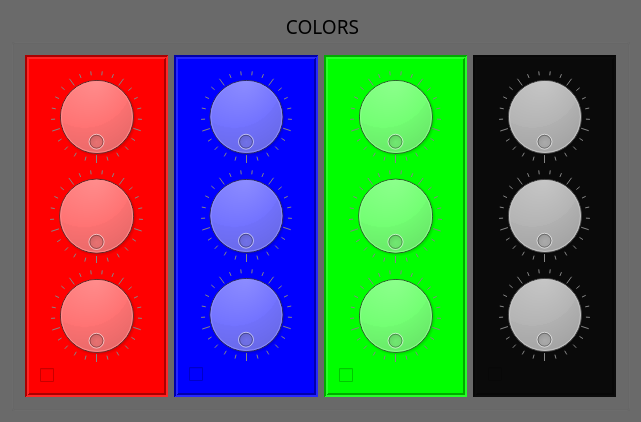
<?xml version="1.0" encoding="UTF-8"?>
<ui version="4.0">
 <class>MainWindow</class>
 <widget class="QMainWindow" name="MainWindow">
  <property name="geometry">
   <rect>
    <x>0</x>
    <y>0</y>
    <width>641</width>
    <height>422</height>
   </rect>
  </property>
  <property name="windowTitle">
   <string>MainWindow</string>
  </property>
  <widget class="QWidget" name="centralWidget">
   <property name="styleSheet">
    <string notr="true">background-color: rgb(106, 106, 106);</string>
   </property>
   <layout class="QGridLayout" name="gridLayout_6">
    <item row="0" column="0">
     <widget class="QGroupBox" name="groupBox">
      <property name="font">
       <font>
        <family>Impact Label</family>
        <pointsize>14</pointsize>
       </font>
      </property>
      <property name="title">
       <string>COLORS</string>
      </property>
      <property name="alignment">
       <set>Qt::AlignCenter</set>
      </property>
      <layout class="QGridLayout" name="gridLayout">
       <item row="0" column="0">
        <widget class="QFrame" name="red">
         <property name="styleSheet">
          <string notr="true">background-color: rgb(255, 0, 0);
border-color: rgb(0, 0, 0);
border-width: 10px;</string>
         </property>
         <property name="frameShape">
          <enum>QFrame::Box</enum>
         </property>
         <property name="frameShadow">
          <enum>QFrame::Sunken</enum>
         </property>
         <property name="lineWidth">
          <number>2</number>
         </property>
         <layout class="QGridLayout" name="gridLayout_5">
          <item row="0" column="0">
           <widget class="QDial" name="mag">
            <property name="contextMenuPolicy">
             <enum>Qt::ActionsContextMenu</enum>
            </property>
            <property name="styleSheet">
             <string notr="true">image: url(:/forground.png);</string>
            </property>
            <property name="wrapping">
             <bool>true</bool>
            </property>
            <property name="notchesVisible">
             <bool>true</bool>
            </property>
           </widget>
          </item>
          <item row="1" column="0">
           <widget class="QDial" name="upper">
            <property name="styleSheet">
             <string notr="true"/>
            </property>
            <property name="wrapping">
             <bool>true</bool>
            </property>
            <property name="notchesVisible">
             <bool>true</bool>
            </property>
           </widget>
          </item>
          <item row="2" column="0">
           <widget class="QDial" name="lower">
            <property name="styleSheet">
             <string notr="true"/>
            </property>
            <property name="wrapping">
             <bool>true</bool>
            </property>
            <property name="notchesVisible">
             <bool>true</bool>
            </property>
           </widget>
          </item>
          <item row="3" column="0">
           <widget class="QCheckBox" name="binary">
            <property name="text">
             <string/>
            </property>
           </widget>
          </item>
         </layout>
         <zorder>binary</zorder>
         <zorder>lower</zorder>
         <zorder>upper</zorder>
         <zorder>mag</zorder>
        </widget>
       </item>
       <item row="0" column="1">
        <widget class="QFrame" name="blue">
         <property name="styleSheet">
          <string notr="true">background-color: rgb(0, 0, 255);</string>
         </property>
         <property name="frameShape">
          <enum>QFrame::Box</enum>
         </property>
         <property name="frameShadow">
          <enum>QFrame::Sunken</enum>
         </property>
         <property name="lineWidth">
          <number>2</number>
         </property>
         <layout class="QGridLayout" name="gridLayout_4">
          <item row="0" column="0">
           <widget class="QDial" name="mag_3">
            <property name="styleSheet">
             <string notr="true"/>
            </property>
            <property name="wrapping">
             <bool>true</bool>
            </property>
            <property name="notchesVisible">
             <bool>true</bool>
            </property>
           </widget>
          </item>
          <item row="1" column="0">
           <widget class="QDial" name="upper_3">
            <property name="styleSheet">
             <string notr="true"/>
            </property>
            <property name="wrapping">
             <bool>true</bool>
            </property>
            <property name="notchesVisible">
             <bool>true</bool>
            </property>
           </widget>
          </item>
          <item row="2" column="0">
           <widget class="QDial" name="lower_3">
            <property name="styleSheet">
             <string notr="true"/>
            </property>
            <property name="wrapping">
             <bool>true</bool>
            </property>
            <property name="notchesVisible">
             <bool>true</bool>
            </property>
           </widget>
          </item>
          <item row="3" column="0">
           <widget class="QCheckBox" name="binary_3">
            <property name="text">
             <string/>
            </property>
           </widget>
          </item>
         </layout>
         <zorder>binary_3</zorder>
         <zorder>lower_3</zorder>
         <zorder>mag_3</zorder>
         <zorder>upper_3</zorder>
        </widget>
       </item>
       <item row="0" column="2">
        <widget class="QFrame" name="green">
         <property name="styleSheet">
          <string notr="true">background-color: rgb(0, 255, 0);
border-color: rgb(0, 0, 0);</string>
         </property>
         <property name="frameShape">
          <enum>QFrame::Box</enum>
         </property>
         <property name="frameShadow">
          <enum>QFrame::Sunken</enum>
         </property>
         <property name="lineWidth">
          <number>2</number>
         </property>
         <layout class="QGridLayout" name="gridLayout_3">
          <item row="0" column="0">
           <widget class="QDial" name="mag_5">
            <property name="styleSheet">
             <string notr="true"/>
            </property>
            <property name="wrapping">
             <bool>true</bool>
            </property>
            <property name="notchesVisible">
             <bool>true</bool>
            </property>
           </widget>
          </item>
          <item row="1" column="0">
           <widget class="QDial" name="upper_5">
            <property name="styleSheet">
             <string notr="true"/>
            </property>
            <property name="wrapping">
             <bool>true</bool>
            </property>
            <property name="notchesVisible">
             <bool>true</bool>
            </property>
           </widget>
          </item>
          <item row="2" column="0">
           <widget class="QDial" name="lower_5">
            <property name="styleSheet">
             <string notr="true"/>
            </property>
            <property name="wrapping">
             <bool>true</bool>
            </property>
            <property name="notchesVisible">
             <bool>true</bool>
            </property>
           </widget>
          </item>
          <item row="3" column="0">
           <widget class="QCheckBox" name="binary_5">
            <property name="text">
             <string/>
            </property>
           </widget>
          </item>
         </layout>
         <zorder>binary_5</zorder>
         <zorder>lower_5</zorder>
         <zorder>upper_5</zorder>
         <zorder>mag_5</zorder>
        </widget>
       </item>
       <item row="0" column="3">
        <widget class="QFrame" name="black">
         <property name="styleSheet">
          <string notr="true">background-color: rgb(10,10,10);</string>
         </property>
         <property name="frameShape">
          <enum>QFrame::Box</enum>
         </property>
         <property name="frameShadow">
          <enum>QFrame::Sunken</enum>
         </property>
         <property name="lineWidth">
          <number>2</number>
         </property>
         <layout class="QGridLayout" name="gridLayout_2">
          <item row="0" column="0">
           <widget class="QDial" name="mag_6">
            <property name="styleSheet">
             <string notr="true"/>
            </property>
            <property name="wrapping">
             <bool>true</bool>
            </property>
            <property name="notchesVisible">
             <bool>true</bool>
            </property>
           </widget>
          </item>
          <item row="1" column="0">
           <widget class="QDial" name="upper_6">
            <property name="styleSheet">
             <string notr="true"/>
            </property>
            <property name="wrapping">
             <bool>true</bool>
            </property>
            <property name="notchesVisible">
             <bool>true</bool>
            </property>
           </widget>
          </item>
          <item row="2" column="0">
           <widget class="QDial" name="lower_6">
            <property name="styleSheet">
             <string notr="true"/>
            </property>
            <property name="wrapping">
             <bool>true</bool>
            </property>
            <property name="notchesVisible">
             <bool>true</bool>
            </property>
           </widget>
          </item>
          <item row="3" column="0">
           <widget class="QCheckBox" name="binary_6">
            <property name="text">
             <string/>
            </property>
           </widget>
          </item>
         </layout>
         <zorder>upper_6</zorder>
         <zorder>mag_6</zorder>
         <zorder>binary_6</zorder>
         <zorder>lower_6</zorder>
        </widget>
       </item>
      </layout>
     </widget>
    </item>
   </layout>
  </widget>
 </widget>
 <layoutdefault spacing="6" margin="11"/>
 <resources/>
 <connections/>
</ui>
